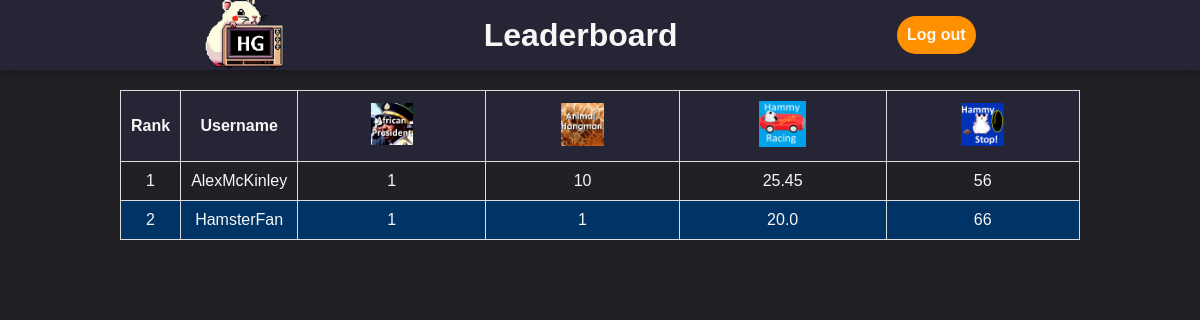
Screenshot of /leaderboard/ (signed in) with the database file from the repository.
### game/models.py (models this page shows, shortened)
class Leaderboard(models.Model):
    user = models.OneToOneField(User, on_delete=models.CASCADE)
    african_president_games_won = models.IntegerField(default=0)
    animal_hangman_games_won = models.IntegerField(default=0)
    hammy_racing_time = models.FloatField(default=0)
    hammy_stop_score = models.IntegerField(default=0)

### game/views.py (the view)
# urls.py: path('leaderboard/', views.leaderboard, name='leaderboard'),
def leaderboard(request):
    leaderboard_entries = Leaderboard.objects.order_by('-animal_hangman_games_won')
    return render(request, 'leaderboard.html', {'leaderboard_entries': leaderboard_entries})

### game/templates/leaderboard.html (shortened to what this page needs)
<!DOCTYPE html>
<html lang="en">
{% load static %}
<head>
    <link rel="stylesheet" type="text/css" href="{% static 'style.css' %}">
</head>
    <span id="nav-bar">
        <a href="{% url 'home' %}"><img src="{% static 'main/logo.png' %}" id="game-img"></a>
        <h1>Leaderboard</h1>
        {% if user.is_authenticated %}
        <a class="button" href="{% url 'logout' %}">Log out</a>
        {% else %}
        <a class="button" href="{% url 'login' %}">Log in</a>
        <a class="button" href="{% url 'signup' %}">Sign Up</a>
        {% endif %}
    </span>
<body>
    <table>
        <thead>
            <tr>
                <th>Rank</th>
                <th>Username</th>
                <th><img src="{% static 'main/africanPresident.jpg' %}"></th>
                <th><img src="{% static 'main/animalHangman.jpg' %}"></th>
                <th><img src="{% static 'main/hammyRacing.jpg' %}"></th>
                <th><img src="{% static 'main/icon.jpg' %}"></th>
            </tr>
        </thead>
        <tbody>
            {% for entry in leaderboard_entries %}
                <tr>
                    <td>{{ forloop.counter }}</td>
                    <td>{{ entry.user.username }}</td>
                    <td>{{ entry.african_president_games_won }}</td>
                    <td>{{ entry.animal_hangman_games_won }}</td>
                    <td>{{ entry.hammy_racing_time }}</td>
                    <td>{{ entry.hammy_stop_score }}</td>
                </tr>
            {% empty %}
                <tr>
                    <td colspan="5">No results found.</td>
                </tr>
            {% endfor %}
        </tbody>
    </table>
</body>
</html>

### game/static/style.css (style rules this page uses)
:root { --background-color: #202025; --nav-bar-bg: #252535; --text-color: rgb(247, 247, 247); --button-idle: #ff9100; --button-active: #ff5100; --tertiary-color: #003366; --text-dark: rgb(0, 0, 0); --font-size-large: 24px; --font-size-medium: 16px; --font-size-small: 12px; }
html { margin: 0; padding: 0; }
* { box-sizing: border-box; }
body { margin: 0; padding: 0; background-color: var(--background-color); color: var(--text-color); display: flex; flex-direction: column; justify-content: center; align-items: center; box-sizing: border-box; font-family: 'Futura', 'Noto Sans JP', sans-serif; }
#game-img { width: 80px; height: auto; }
#nav-bar { display: flex; flex-direction: row; align-items: center; justify-content:space-evenly; text-decoration: none; width: 100%; height: 70px; background-color: var(--nav-bar-bg); color: var(--text-color); z-index: 1; padding: 5px; box-shadow: 0 4px 8px rgba(0, 0, 0, 0.2); }
.button { position: relative; background-color: var(--button-idle); display: flex; justify-content: center; align-content: center; border: none; margin: 20px; padding: 10px; border-radius: 25px; color: var(--text-color); text-decoration: none; font-size: var(--font-size-medium); font-weight: bold; cursor: pointer; transition: background-color 0.3s ease, transform 0.2s ease; }
th img { width: 25%; height: auto; }
table { width: 80%; border-collapse: collapse; background-color: var(--background-color); margin-top: 20px; }
th, td { border: 1px solid #ddd; padding: 10px; text-align: center; }
th { background-color: var(--nav-bar-bg); font-weight: bold; }
tbody tr:nth-child(even) { background-color: var(--tertiary-color); }

### rows the page displays
Leaderboard: user.username "AlexMcKinley", african_president_games_won "1", animal_hangman_games_won "10", hammy_racing_time "25.45", hammy_stop_score "56"
Leaderboard: user.username "HamsterFan", african_president_games_won "1", animal_hangman_games_won "1", hammy_racing_time "20.0", hammy_stop_score "66"
